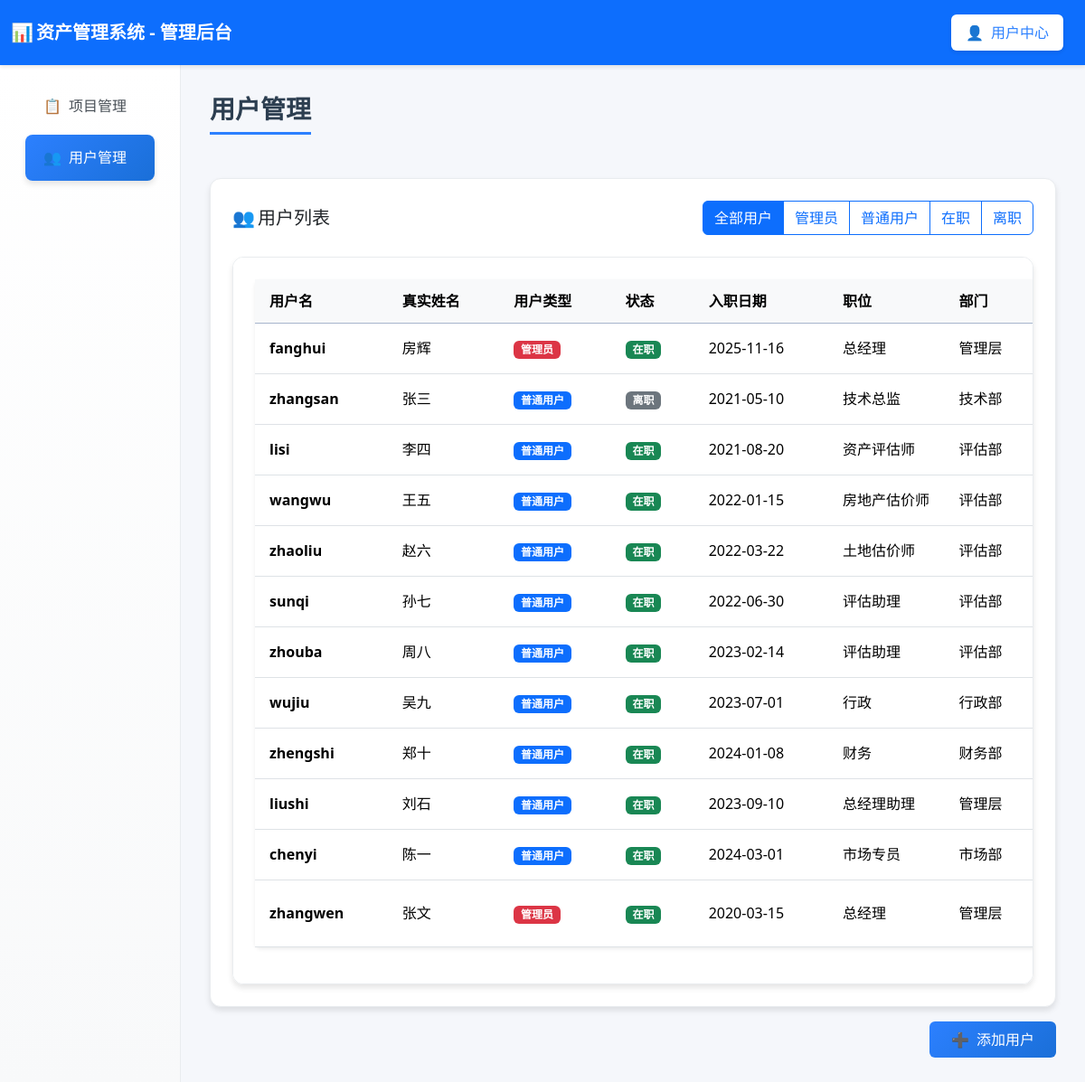
Before: /user_manager (signed in) with the older database file.
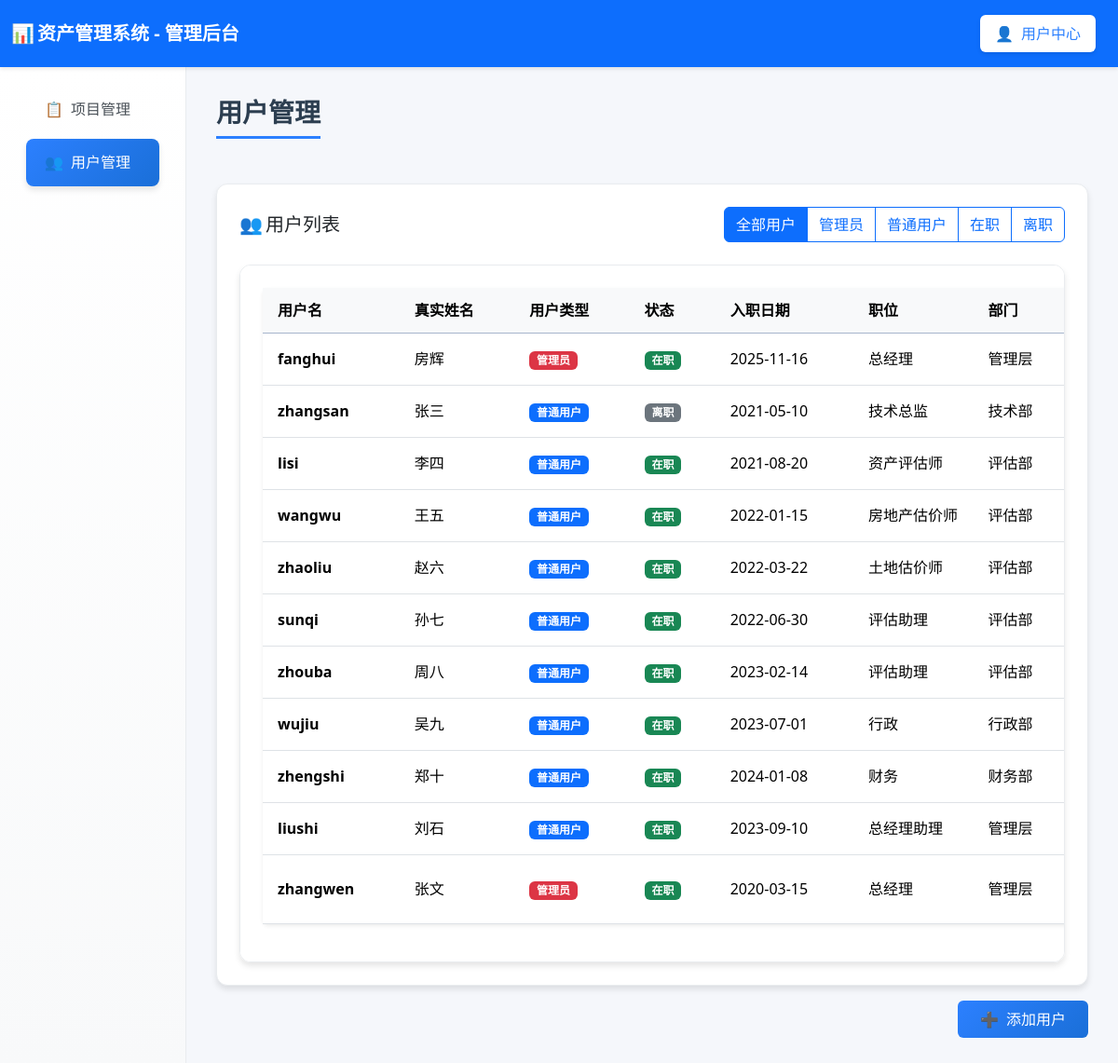
After: the same page with the newer database file.
### tables this page shows
CREATE TABLE users (
        id INTEGER PRIMARY KEY AUTOINCREMENT,
        username TEXT UNIQUE,
        realname TEXT,
        user_type TEXT,
        password TEXT,
        phone TEXT,
        email TEXT,
        hire_date TEXT,
        education TEXT,
        position TEXT,
        department TEXT,
        status TEXT DEFAULT 'active',  -- active-在职, inactive-离职
        create_time TEXT DEFAULT CURRENT_TIMESTAMP,
        update_time TEXT DEFAULT CURRENT_TIMESTAMP
    );

### routes/user_routes.py (the view)
@router.get("/user_manager", response_class=HTMLResponse)
async def user_manager(
    request: Request,
    user: dict = Depends(login_required),
    db: sqlite3.Connection = Depends(get_db)
):
    if user.get("user_type") != "admin":
        return RedirectResponse(url="/user_dashboard")
    try:
        users = await user_service.get_all_users(db)
        for user_item in users:
            user_item["qualifications"] = await user_service.get_user_qualifications(user_item["username"], db)
        return templates.TemplateResponse("user_manager.html", {
            "request": request,
            "user": user,
            "users": users,
            "current_user": user["username"]
        })
    except Exception as e:
        return templates.TemplateResponse("user_manager.html", {
            "request": request,
            "user": user,
            "users": [],
            "current_user": user["username"],
            "error": str(e)
        })

### templates/user_manager.html (shortened to what the changed rows need)
<!DOCTYPE html>
<html lang="zh-CN">
<head>
  <link href="https://cdn.jsdelivr.net/npm/bootstrap@5.3.2/dist/css/bootstrap.min.css" rel="stylesheet">
  <link rel="stylesheet"
    href="https://cdnjs.cloudflare.com/ajax/libs/bootstrap-icons/1.11.0/font/bootstrap-icons.min.css">
</head>
<body>
  <div class="container-fluid">
    <div class="row">
      <div class="col-md-9 col-lg-10 main-content">
        <div class="table-container">
          {% if users %}
          <div class="table-container">
            <table class="table table-hover bg-white rounded shadow-sm">
              <thead class="table-primary">
                <tr>
                  <th>用户名</th>
                  <th>真实姓名</th>
                  <th>用户类型</th>
                  <th>状态</th>
                  <th>入职日期</th>
                  <th>职位</th>
                  <th>部门</th>
                </tr>
              </thead>
              <tbody id="usersTableBody">
                {% for user in users %}
                <tr data-user-type="{{ user.user_type }}" data-user-status="{{ user.status }}"
                  onclick="viewUserDetail('{{ user.username }}')" style="cursor: pointer;">
                  <td>
                    <strong>{{ user.username }}</strong>
                  </td>
                  <td>
                    {% if user.realname %}
                    {{ user.realname }}
                    {% else %}
                    <span class="text-muted">未设置</span>
                    {% endif %}
                  </td>
                  <td>
                    {% if user.user_type == 'admin' %}
                    <span class="badge user-type-badge user-type-admin">管理员</span>
                    {% else %}
                    <span class="badge user-type-badge user-type-user">普通用户</span>
                    {% endif %}
                  </td>
                  <td>
                    {% if user.status == 'active' %}
                    <span class="badge status-badge status-active">在职</span>
                    {% else %}
                    <span class="badge status-badge status-inactive">离职</span>
                    {% endif %}
                  </td>
                  <td>
                    {% if user.hire_date %}
                    {{ user.hire_date }}
                    {% else %}
                    <span class="text-muted">未设置</span>
                    {% endif %}
                  </td>
                  <td>
                    {% if user.position %}
                    {{ user.position }}
                    {% else %}
                    <span class="text-muted">未设置</span>
                    {% endif %}
                  </td>
                  <td>
                    {% if user.department %}
                    {{ user.department }}
                    {% else %}
                    <span class="text-muted">未设置</span>
                    {% endif %}
                  </td>
                </tr>
                {% endfor %}
              </tbody>
            </table>
          </div>
          {% else %}
          <div class="alert alert-info text-center">
            <h5><span class="fallback-icon">👥</span>暂无用户</h5>
            <p class="mb-0">当前系统中还没有任何用户。</p>
          </div>
          {% endif %}
        </div>
      </div>
    </div>
  </div>
</body>
</html>

Changed rows visible on the page:
removed users: username "chenyi", realname "陈一", user_type "普通用户", status "在职", hire_date "2024-03-01", position "市场专员", department "市场部"
